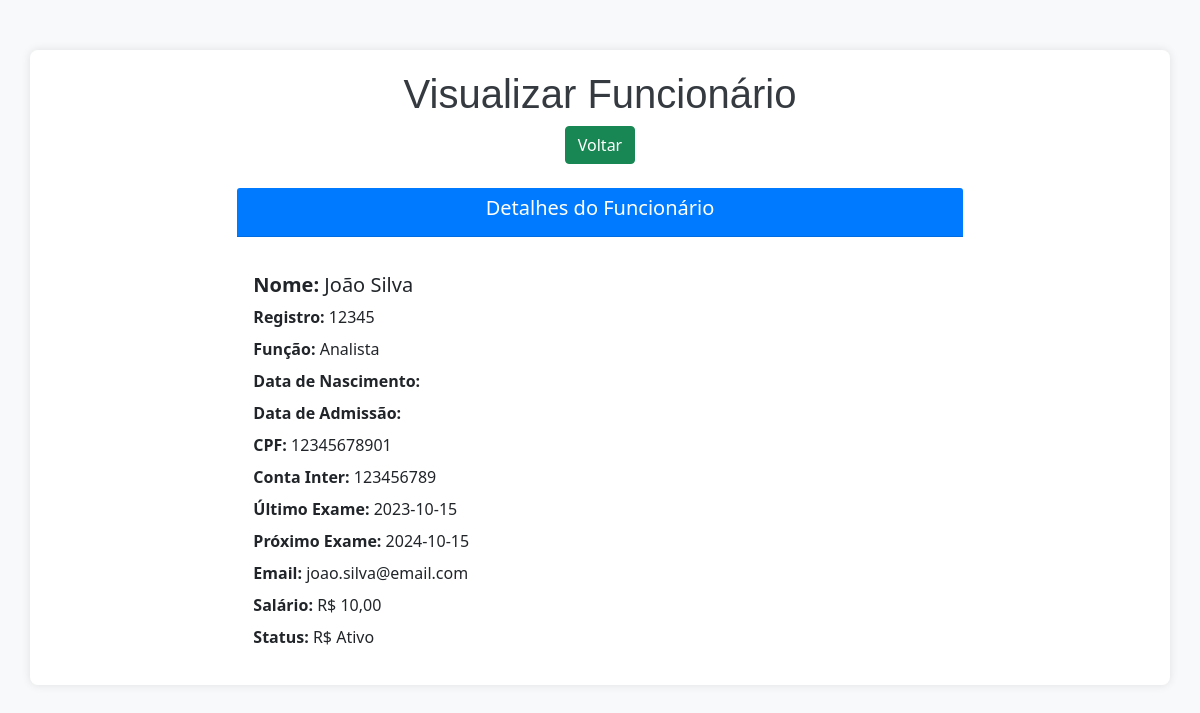
Screenshot of /view/1/ with the database file from the repository.
### app/models.py (models this page shows, shortened)
class Funcionarios(models.Model):
    cpf_validator = RegexValidator(
        r'^\d{11}$',
        'O CPF deve ter 11 dígitos numéricos.'
    )
    def validate_date_format(value):
        """Valida se o campo segue o formato de data 'YYYY-MM-DD'."""
        if not re.match(r'\d{4}-\d{2}-\d{2}', value):
            raise ValidationError('A data deve estar no formato YYYY-MM-DD.')
    nome = models.CharField(max_length=150, verbose_name='Nome')
    registro = models.CharField(max_length=50, verbose_name='Registro')
    funcao = models.CharField(max_length=100, verbose_name='Função')
    data_nascimento = models.CharField(
        max_length=100,
        verbose_name='Data de Nascimento',
        validators=[validate_date_format]
    )
    data_admissao = models.CharField(
        max_length=100,
        verbose_name='Data de Admissão',
        validators=[validate_date_format]
    )
    cpf = models.CharField(max_length=11, validators=[cpf_validator], unique=True, verbose_name='CPF')
    conta_inter = models.CharField(max_length=20, verbose_name='Conta Inter')
    ultimo_exame = models.CharField(
        max_length=100,
        null=True,
        blank=True,
        verbose_name='Último Exame',
        validators=[validate_date_format]
    )
    proximo_exame = models.CharField(
        max_length=100,
        null=True,
        blank=True,
        verbose_name='Próximo Exame',
        validators=[validate_date_format]
    )
    email = models.EmailField(max_length=100, validators=[EmailValidator()], unique=True, verbose_name='Email')
    salario = models.DecimalField(max_digits=10, decimal_places=2, verbose_name='Salário')
    status = models.CharField(max_length=50, verbose_name='Status')
    cargo = models.CharField(max_length=50, verbose_name='Status')

### app/views.py (the view)
# urls.py: path('view/<int:pk>/', view, name='view'),
def view(request, pk):
    funcionario = get_object_or_404(Funcionarios, pk=pk)
    return render(request, 'Funcionarios/view.html', {'db': funcionario})

### app/templates/Funcionarios/view.html (shortened to what this page needs)
<!DOCTYPE html>
<html lang="pt-br">
<head>
    <link href="https://cdn.jsdelivr.net/npm/bootstrap@5.0.2/dist/css/bootstrap.min.css" rel="stylesheet">
</head>
<body>
    <div class="container">
        <div class="text-center mb-4">
            <h1>Visualizar Funcionário</h1>
            <a href="/indexFuncionarios" class="btn btn-success">Voltar</a>
        </div>
        <div class="row justify-content-center">
            <div class="col-md-8">
                <div class="card">
                    <div class="card-header text-center">
                        <h5>Detalhes do Funcionário</h5>
                    </div>
                    <div class="card-body">
                        <h5 class="card-title"><strong>Nome:</strong> {{ db.nome }}</h5>
                        <p class="card-text"><strong>Registro:</strong> {{ db.registro }}</p>
                        <p class="card-text"><strong>Função:</strong> {{ db.funcao }}</p>
                        <p class="card-text"><strong>Data de Nascimento:</strong> {{ db.data_nascimento|date:"d/m/Y" }}</p>
                        <p class="card-text"><strong>Data de Admissão:</strong> {{ db.data_admissao|date:"d/m/Y" }}</p>
                        <p class="card-text"><strong>CPF:</strong> {{ db.cpf }}</p>
                        <p class="card-text"><strong>Conta Inter:</strong> {{ db.conta_inter }}</p>
                        <p class="card-text"><strong>Último Exame:</strong> {{ db.ultimo_exame}}</p>
                        <p class="card-text"><strong>Próximo Exame:</strong> {{ db.proximo_exame}}</p>
                        <p class="card-text"><strong>Email:</strong> {{ db.email }}</p>
                        <p class="card-text"><strong>Salário:</strong> R$ {{ db.salario }}</p>
                        <p class="card-text"><strong>Status:</strong> R$ {{ db.status }}</p>
                    </div>
                </div>
            </div>
        </div>
    </div>
</body>
</html>

### app/templates/Funcionarios/view.html (style rules this page uses)
body { background-color: #f8f9fa; }
h1 { color: #343a40; font-family: 'Arial', sans-serif; }
.container { margin-top: 50px; padding: 20px; background-color: #ffffff; border-radius: 0.5rem; box-shadow: 0 0 10px rgba(0, 0, 0, 0.1); }
.card { border: none; }
.card-header { background-color: #007bff; color: white; border-radius: 0.5rem 0.5rem 0 0; }
.card-title, .card-text { margin-bottom: 0.5rem; }
.btn-success { transition: background-color 0.3s ease; }
.text-center { margin-bottom: 20px; }

### rows the page displays
Funcionarios: nome "João Silva", registro "12345", funcao "Analista", cpf "12345678901", conta_inter "123456789", ultimo_exame "2023-10-15", proximo_exame "2024-10-15", email "joao.silva@email.com", salario "10,00", status "Ativo"
